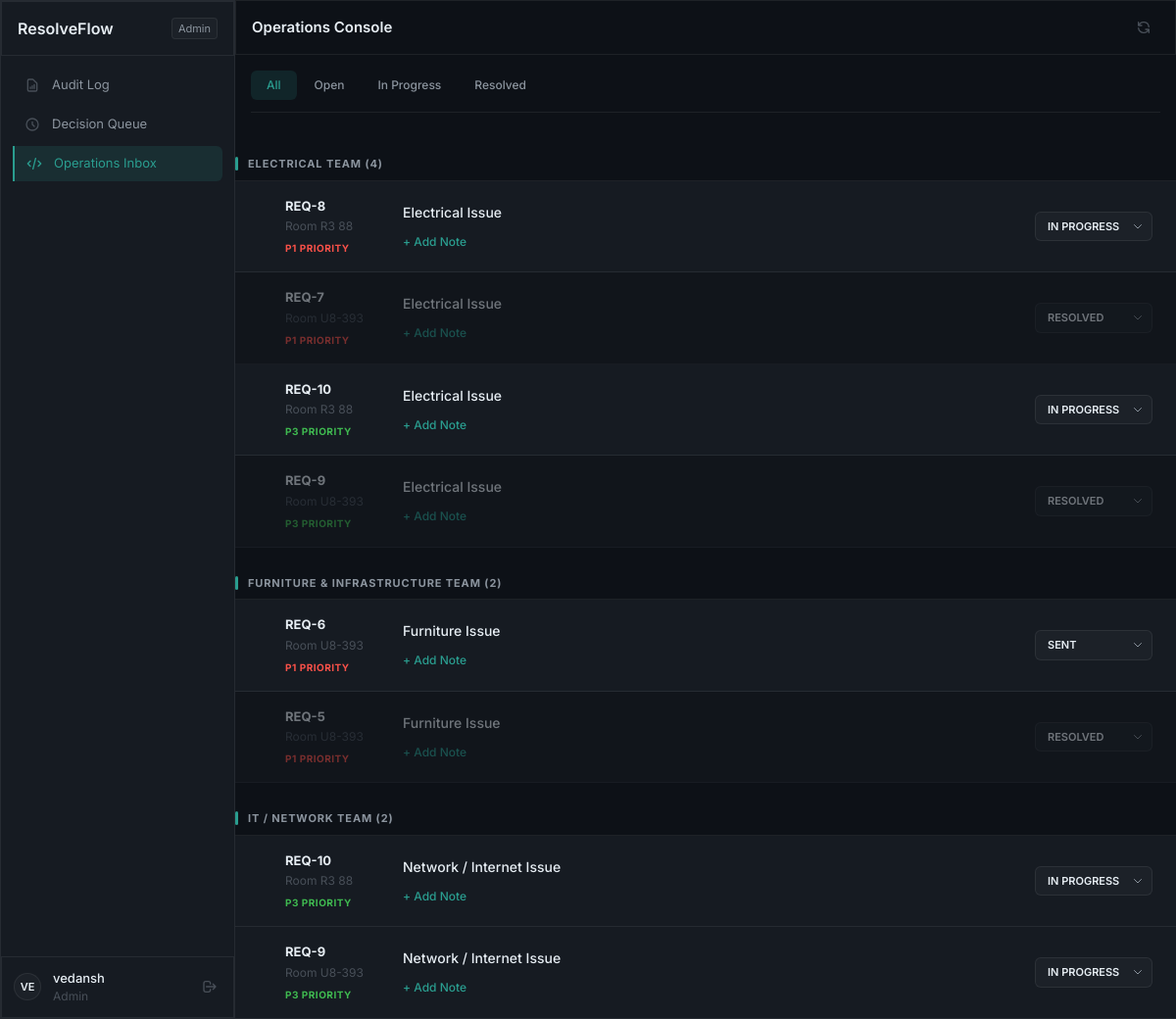
Screenshot of /assignments (signed in) with the database file from the repository.
### tables this page shows
CREATE TABLE users (
        id INTEGER PRIMARY KEY AUTOINCREMENT,
        username TEXT UNIQUE NOT NULL,
        password_hash TEXT NOT NULL,
        role TEXT NOT NULL DEFAULT 'student',
        profile_info TEXT
    );

CREATE TABLE assignments (
        id INTEGER PRIMARY KEY AUTOINCREMENT,
        complaint_id INTEGER,
        team TEXT,
        issue_label TEXT,
        confidence REAL,
        status TEXT DEFAULT 'SENT',
        notes TEXT,
        timestamp TEXT, sla_class TEXT,
        FOREIGN KEY(complaint_id) REFERENCES complaints(id)
    );

CREATE TABLE complaints (
        id INTEGER PRIMARY KEY AUTOINCREMENT,
        student_name TEXT NOT NULL,
        student_id TEXT,
        complaint_text TEXT NOT NULL,
        predicted_issues TEXT,
        predicted_urgency TEXT,
        confidence_scores TEXT,
        routing_decision TEXT,
        routed_team TEXT,
        model_type TEXT,
        status TEXT DEFAULT 'SENT',
        timestamp TEXT NOT NULL
    , admin_notes TEXT, final_status_time TEXT, room_number TEXT, assignment_source TEXT, review_status TEXT DEFAULT 'PENDING', corrected_issues TEXT, corrected_urgency TEXT, corrected_team TEXT, review_notes TEXT, review_timestamp TEXT, user_id INTEGER, rating INTEGER, feedback TEXT);

### web/app.py (the view)
@app.route('/assignments')
@login_required
def assignments_page():
    if current_user.role != 'admin':
        return redirect(url_for('home'))
    team_filter = request.args.get('team')
    from database import get_active_teams
    all_teams = get_active_teams()
    assignments = get_assignments(team_filter)
    TEAM_ISSUE_MAP = {
        'Electrical Team': 'Electrical Issue',
        'IT / Network Team': 'Network / Internet Issue',
        'Plumbing Team': 'Plumbing Issue',
        'Housekeeping Team': 'Housekeeping Issue',
        'Furniture & Infrastructure Team': 'Furniture Issue',
        'Mess Management': 'Mess Issue',
        'Hostel Administration': 'Admin Issue',
        'Accounts Department': 'Accounts Issue',
    }
    return render_template('assignments.html', assignments=assignments, active_team=team_filter, all_teams=all_teams, is_student=False, team_issue_map=TEAM_ISSUE_MAP)

### web/app.py (called while the page is built)
@login_manager.user_loader
def load_user(user_id):
    user_data = get_user_by_id(int(user_id))
    if user_data:
        return User(user_data)
    return None

@app.context_processor
def inject_user():
    return dict(user=current_user)

### web/database.py (called while the page is built)
def get_db_connection():
    conn = sqlite3.connect(DB_PATH)
    conn.row_factory = sqlite3.Row
    return conn

def get_assignments(team_filter: Optional[str] = None) -> List[Dict[str, Any]]:
    query = """
    SELECT a.*, c.room_number, c.predicted_urgency, c.corrected_urgency, c.student_name
    FROM assignments a
    JOIN complaints c ON a.complaint_id = c.id
    """
    args = []
    if team_filter:
        query += " WHERE a.team = ?"
        args.append(team_filter)
    query += " ORDER BY a.sla_class ASC, a.timestamp DESC"
    results = []
    with get_db_connection() as conn:
        rows = conn.execute(query, args).fetchall()
        for row in rows:
            results.append(dict(row))
    return results

def get_active_teams() -> List[str]:
    query = "SELECT DISTINCT team FROM assignments ORDER BY team ASC"
    with get_db_connection() as conn:
        rows = conn.execute(query).fetchall()
        return [row['team'] for row in rows if row['team']]

### web/user_mgmt.py (called while the page is built)
def get_user_by_id(user_id):
    with get_db_connection() as conn:
        row = conn.execute("SELECT * FROM users WHERE id = ?", (user_id,)).fetchone()
        return dict(row) if row else None

### frontend/templates/assignments.html (shortened to what this page needs)
{% extends "base.html" %}
{% block nav %}
<a href="/admin" class="nav-item">
    Audit Log
</a>
<a href="/decision-queue" class="nav-item">
    <svg class="w-4 h-4 text-muted group-hover:text-secondary transition-colors" fill="none" stroke="currentColor"
        viewBox="0 0 24 24">
        <path stroke-linecap="round" stroke-linejoin="round" stroke-width="2"
            d="M12 8v4l3 3m6-3a9 9 0 11-18 0 9 9 0 0118 0z" />
    </svg>
    Decision Queue
</a>
<a href="/assignments" class="nav-item active">
    <svg class="w-4 h-4 text-accent" fill="none" stroke="currentColor" viewBox="0 0 24 24">
        <path stroke-linecap="round" stroke-linejoin="round" stroke-width="2"
            d="M10 20l4-16m4 4l4 4-4 4M6 16l-4-4 4-4" />
    </svg>
    Operations Inbox
</a>
{% endblock %}
{% block page_title %}Operations Console{% endblock %}
{% block content %}
<div style="padding: 16px;">
    <div style="display: flex; gap: 2px; padding: 0 0 12px 0;
       overflow-x: auto; -webkit-overflow-scrolling: touch;
       scrollbar-width: none; border-bottom: 1px solid var(--border-subtle);">
        <button class="filter-tab active" data-filter="ALL" style="padding: 6px 16px; font-size: 12px; font-weight: 500;
                   border-radius: var(--radius-sm); border: none;
                   background: var(--accent-dim); color: var(--accent);
                   font-family: 'Inter', sans-serif; cursor: pointer;
                   white-space: nowrap; flex-shrink: 0;
                   transition: all 150ms ease;" onclick="filterTasks('ALL')">All</button>
        <button class="filter-tab" data-filter="OPEN" style="padding: 6px 16px; font-size: 12px; font-weight: 500;
                   border-radius: var(--radius-sm); border: none;
                   background: transparent; color: var(--text-secondary);
                   font-family: 'Inter', sans-serif; cursor: pointer;
                   white-space: nowrap; flex-shrink: 0;
                   transition: all 150ms ease;" onclick="filterTasks('OPEN')">Open</button>
        <button class="filter-tab" data-filter="IN_PROGRESS" style="padding: 6px 16px; font-size: 12px; font-weight: 500;
                   border-radius: var(--radius-sm); border: none;
                   background: transparent; color: var(--text-secondary);
                   font-family: 'Inter', sans-serif; cursor: pointer;
                   white-space: nowrap; flex-shrink: 0;
                   transition: all 150ms ease;" onclick="filterTasks('IN_PROGRESS')">In Progress</button>
        <button class="filter-tab" data-filter="RESOLVED" style="padding: 6px 16px; font-size: 12px; font-weight: 500;
                   border-radius: var(--radius-sm); border: none;
                   background: transparent; color: var(--text-secondary);
                   font-family: 'Inter', sans-serif; cursor: pointer;
                   white-space: nowrap; flex-shrink: 0;
                   transition: all 150ms ease;" onclick="filterTasks('RESOLVED')">Resolved</button>
    </div>
</div>
<div id="assignments-list">
    {% for team, team_assignments in assignments|groupby('team') %}
    <div class="team-group">
        <div class="team-header">
            <div style="display:flex; align-items:center; gap:10px;">
                <div style="width:3px; height:14px; background:var(--accent); border-radius:2px;"></div>
                <span class="team-header-name">{{ team }} (<span class="team-count">{{ team_assignments|length
                        }}</span>)</span>
            </div>
        </div>
        {% for a in team_assignments %}
        <div class="assignment-card assignment-row {% if a.status == 'RESOLVED' %}resolved{% endif %}"
            data-id="{{ a.id }}" data-status="{{ a.status }}">
            <div class="priority-indicator
                    {% if 'P1' in (a.sla_class or '') %}bg-danger
                    {% elif 'P2' in (a.sla_class or '') %}bg-warning
                    {% else %}bg-success{% endif %}"></div>
            <div class="w-24 shrink-0">
                <div style="font-size: 13px; font-weight: 700; color: var(--text-primary);">
                    REQ-{{ a.complaint_id }}
                </div>
                <div style="font-size: 12px; color: var(--text-muted); margin-top: 2px;">
                    Room {{ a.room_number or '—' }}
                </div>
                <div
                    style="font-size: 10px; font-weight: 700; margin-top: 6px; text-transform: uppercase; letter-spacing: 0.05em; color: {% if 'P1' in (a.sla_class or '') %}var(--danger){% elif 'P2' in (a.sla_class or '') %}var(--warning){% else %}var(--success){% endif %};">
                    {{ a.sla_class or 'P3' }} Priority
                </div>
            </div>
            <div class="flex-1">
                <p class="text-[14px] font-medium text-primary mb-1">{{ team_issue_map.get(a.team, a.team) }}</p>
                <div class="assignment-notes mt-2">
                    <button onclick="toggleNote(this)" class="note-toggle-btn text-xs font-medium" style="color: var(--accent); background: none; border: none;
                           cursor: pointer; padding: 0; font-family: 'Inter', sans-serif;">
                        + Add Note
                    </button>
                </div>
            </div>
            <div class="flex items-center gap-6">
                <select class="status-select" data-assignment-id="{{ a.id }}" onchange="updateStatus(this)">
                    <option value="SENT" {% if a.status=='SENT' %}selected{% endif %}>Sent</option>
                    <option value="IN_PROGRESS" {% if a.status=='IN_PROGRESS' %}selected{% endif %}>In Progress</option>
                    <option value="RESOLVED" {% if a.status=='RESOLVED' %}selected{% endif %}>Resolved</option>
                </select>
            </div>
        </div>
        {% endfor %}
    </div>
    {% endfor %}
</div>
{% endblock %}

### frontend/templates/base.html (shortened to what this page needs)
<!DOCTYPE html>
<html lang="en" class="{% if is_student %}student-theme{% endif %}">
<head>
    <script src="https://cdn.tailwindcss.com"></script>
    <link rel="stylesheet" href="{{ url_for('static', filename='css/main.css') }}">
</head>
<body class="bg-base text-primary h-screen flex flex-col md:flex-row overflow-hidden">
    <aside id="sidebar"
        class="fixed md:relative w-[240px] h-full bg-surface border-r border-subtle z-30 transition-transform duration-300 -translate-x-full md:translate-x-0 flex flex-col shrink-0">
        <div class="h-[56px] flex items-center px-4 justify-between border-b border-subtle">
            <span class="text-[16px] font-semibold text-primary">ResolveFlow</span>
            <span class="role-badge">{{ user.role.capitalize() if user.is_authenticated else 'Admin' }}</span>
        </div>
        <nav class="flex-1 p-3 space-y-1 overflow-y-auto custom-scrollbar">
            {% block nav %}{% endblock %}
        </nav>
        <div class="p-3 border-t border-subtle flex-shrink-0">
            <div class="flex items-center gap-3">
                <div
                    class="w-7 h-7 rounded-full bg-elevated flex items-center justify-center text-primary text-[11px] font-semibold border border-subtle">
                    {% set initials = (user.username[0:2].upper()) if user.is_authenticated else 'AD' %}
                    {{ initials }}
                </div>
                <div class="flex-1 min-w-0">
                    <p class="text-[13px] font-medium text-primary truncate">{{ user.username if user.is_authenticated
                        else 'Admin' }}</p>
                    <p class="text-[12px] text-muted truncate">{{ user.role.capitalize() if user.is_authenticated else
                        'Admin' }}</p>
                </div>
                <a href="{{ url_for('logout') }}" class="text-muted hover:text-danger transition-colors p-1"
                    title="Logout">
                    <svg class="w-4 h-4" fill="none" stroke="currentColor" viewBox="0 0 24 24">
                        <path stroke-linecap="round" stroke-linejoin="round" stroke-width="2"
                            d="M17 16l4-4m0 0l-4-4m4 4H7m6 4v1a3 3 0 01-3 3H6a3 3 0 01-3-3V7a3 3 0 013-3h4a3 3 0 013 3v1" />
                    </svg>
                </a>
            </div>
        </div>
    </aside>
    <div class="flex-1 flex flex-col min-w-0">
        <header class="h-[56px] bg-base border-b border-subtle flex items-center px-4 shrink-0">
            <h1 class="text-[15px] font-semibold text-primary">{% block page_title %}{% endblock %}</h1>
            <div class="ml-auto flex items-center gap-2">
                <button onclick="window.location.reload()"
                    class="p-2 text-muted hover:text-primary transition-colors rounded-md hover:bg-elevated"
                    title="Refresh">
                    <svg class="w-4 h-4" fill="none" stroke="currentColor" viewBox="0 0 24 24">
                        <path stroke-linecap="round" stroke-linejoin="round" stroke-width="2"
                            d="M4 4v5h.582m15.356 2A8.001 8.001 0 004.582 9m0 0H9m11 11v-5h-.581m0 0a8.003 8.003 0 01-15.357-2m15.357 2H15" />
                    </svg>
                </button>
            </div>
        </header>
        <main class="flex-1 overflow-y-auto custom-scrollbar bg-base relative">
            {% block content %}{% endblock %}
        </main>
    </div>
</body>
</html>

### frontend/static/css/main.css (style rules this page uses)
:root { --bg-base: #0d1117; --bg-surface: #161b22; --bg-elevated: #1c2128; --border-subtle: rgba(255, 255, 255, 0.07); --border-default: rgba(255, 255, 255, 0.12); --text-primary: #e6edf3; --text-secondary: #8b949e; --text-muted: #484f58; --accent: #2A9D8F; --accent-hover: #22877a; --accent-dim: rgba(42, 157, 143, 0.15); --danger: #f85149; --warning: #d29922; --success: #3fb950; --radius-sm: 6px; --radius-md: 8px; --radius-lg: 12px; }
body { font-family: 'Inter', sans-serif; font-size: 14px; background-color: var(--bg-base); color: var(--text-primary); margin: 0; -webkit-font-smoothing: antialiased; }
.bg-base { background-color: var(--bg-base); }
.bg-surface { background-color: var(--bg-surface); }
.bg-elevated { background-color: var(--bg-elevated); }
.border-subtle { border: 1px solid var(--border-subtle); }
.text-primary { color: var(--text-primary); }
.text-muted { color: var(--text-muted); }
.role-badge { background: var(--bg-elevated); color: var(--text-secondary); border: 1px solid var(--border-subtle); font-size: 11px; border-radius: 4px; padding: 2px 6px; }

### frontend/templates/assignments.html (style rules this page uses)
.nav-item { height: 36px; padding: 0 12px; border-radius: var(--radius-sm); display: flex; align-items: center; gap: 12px; font-size: 13px; transition: background-color 150ms ease, color 150ms ease; color: var(--text-secondary); }
.nav-item.active { background-color: var(--accent-dim); color: var(--accent); border-left: 2px solid var(--accent); border-radius: 0 var(--radius-sm) var(--radius-sm) 0; }
.team-header { padding: 20px 0 8px 0; margin-top: 8px; border-bottom: 1px solid rgba(255, 255, 255, 0.07); display: flex; align-items: center; justify-content: space-between; }
.team-header-name { font-size: 11px; font-weight: 700; letter-spacing: 0.08em; text-transform: uppercase; color: #8b949e; }
.assignment-card { background: var(--bg-surface); border-bottom: 1px solid var(--border-subtle); padding: 16px 24px; display: flex; align-items: center; gap: 24px; transition: opacity 150ms ease; }
.assignment-card.resolved { opacity: 0.45; }
.priority-indicator { width: 3px; height: 32px; border-radius: 2px; flex-shrink: 0; }
.status-select { appearance: none; background: var(--bg-elevated); border: 1px solid var(--border-subtle); color: var(--text-primary); font-size: 11px; font-weight: 600; padding: 6px 32px 6px 12px; border-radius: 6px; text-transform: uppercase; cursor: pointer; outline: none; background-repeat: no-repeat; background-position: right 8px center; background-size: 12px; transition: all 150ms ease; }
.filter-tab { padding: 6px 16px; font-size: 12px; font-weight: 600; border-radius: 20px; color: var(--text-secondary); background: var(--bg-elevated); border: 1px solid var(--border-subtle); transition: all 150ms ease; }
.filter-tab.active { background: var(--accent); color: white; border-color: var(--accent); }

### rows the page displays
users: role "Admin", username "vedansh"
assignments: team "ELECTRICAL TEAM", team_assignments "4", complaint_id "8", room_number "R3 88", sla_class "P1", get "Electrical Issue", status+id "In Progress"
assignments: complaint_id "7", room_number "U8-393", sla_class "P1", get "Electrical Issue", status+id "Resolved"
assignments: complaint_id "10", room_number "R3 88", sla_class "P3", get "Electrical Issue", status+id "In Progress"
assignments: complaint_id "9", room_number "U8-393", sla_class "P3", get "Electrical Issue", status+id "Resolved"
assignments: team "FURNITURE & INFRASTRUCTURE TEAM", team_assignments "2", complaint_id "6", room_number "U8-393", sla_class "P1", get "Furniture Issue", status+id "Sent"
assignments: complaint_id "5", room_number "U8-393", sla_class "P1", get "Furniture Issue", status+id "Resolved"
assignments: team "IT / NETWORK TEAM", team_assignments "2", complaint_id "10", room_number "R3 88", sla_class "P3", get "Network / Internet Issue", status+id "In Progress"
assignments: complaint_id "9", room_number "U8-393", sla_class "P3", get "Network / Internet Issue", status+id "In Progress"

### other values shown
{{ initials }} "VE"
